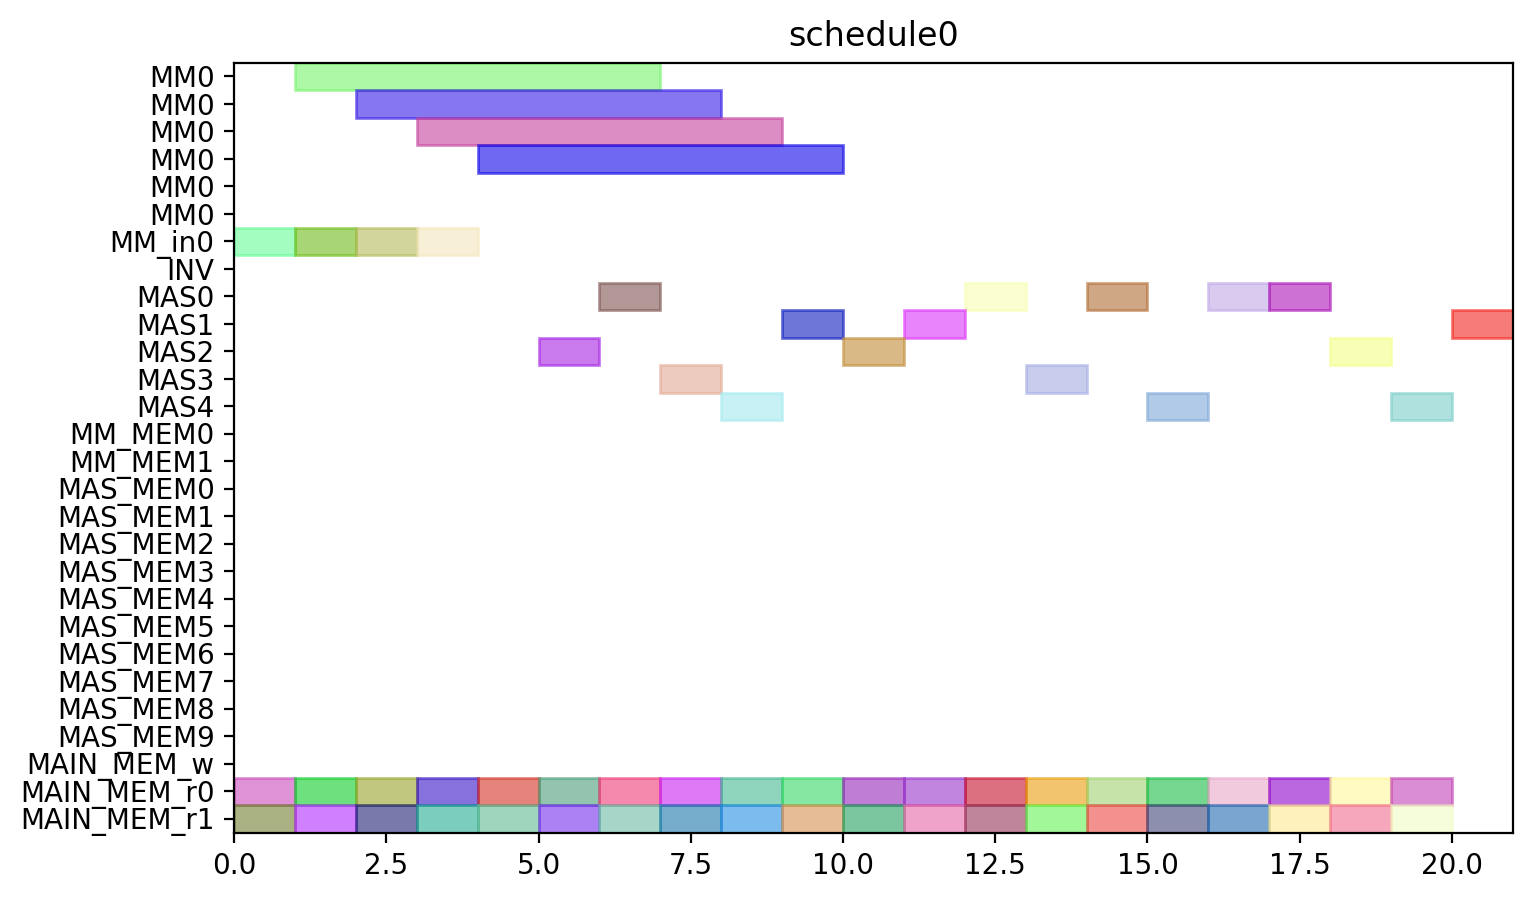

Python code for this plot:
from pyschedule import Scenario, solvers, plotters, alt


def solve():
	horizon = 90
	S = Scenario("schedule0", horizon=horizon)

	# resource
	MM = S.Resources('MM', num=1, size=6)
	MM_in = S.Resources('MM_in', num=1)
	INV = S.Resource('INV')
	MAS = S.Resources('MAS', num=5, size=1, periods=range(1, horizon))
	MM_MEM = S.Resources('MM_MEM', num=2)
	MAS_MEM = S.Resources('MAS_MEM', num=10)
	MAIN_MEM_w = S.Resource('MAIN_MEM_w', size=1)
	MAIN_MEM_r = S.Resources('MAIN_MEM_r', num=2)

	# result of previous scheduling

	# new tasks
	c_t0_a1_0 = S.Task('c_t0_a1_0', length=1, delay_cost=1)
	c_t0_a1_0 += alt(MAS)

	c_t0_a1_0_mem0 = S.Task('c_t0_a1_0_mem0', length=1, delay_cost=1)
	c_t0_a1_0_mem0 += MAIN_MEM_r[0]
	S += c_t0_a1_0_mem0 <= c_t0_a1_0

	c_t0_a1_0_mem1 = S.Task('c_t0_a1_0_mem1', length=1, delay_cost=1)
	c_t0_a1_0_mem1 += MAIN_MEM_r[1]
	S += c_t0_a1_0_mem1 <= c_t0_a1_0

	c_t0_a1_1 = S.Task('c_t0_a1_1', length=1, delay_cost=1)
	c_t0_a1_1 += alt(MAS)

	c_t0_a1_1_mem0 = S.Task('c_t0_a1_1_mem0', length=1, delay_cost=1)
	c_t0_a1_1_mem0 += MAIN_MEM_r[0]
	S += c_t0_a1_1_mem0 <= c_t0_a1_1

	c_t0_a1_1_mem1 = S.Task('c_t0_a1_1_mem1', length=1, delay_cost=1)
	c_t0_a1_1_mem1 += MAIN_MEM_r[1]
	S += c_t0_a1_1_mem1 <= c_t0_a1_1

	c_t0_t10 = S.Task('c_t0_t10', length=1, delay_cost=1)
	c_t0_t10 += alt(MAS)

	c_t0_t10_mem0 = S.Task('c_t0_t10_mem0', length=1, delay_cost=1)
	c_t0_t10_mem0 += MAIN_MEM_r[0]
	S += c_t0_t10_mem0 <= c_t0_t10

	c_t0_t10_mem1 = S.Task('c_t0_t10_mem1', length=1, delay_cost=1)
	c_t0_t10_mem1 += MAIN_MEM_r[1]
	S += c_t0_t10_mem1 <= c_t0_t10

	c_t0_t11 = S.Task('c_t0_t11', length=1, delay_cost=1)
	c_t0_t11 += alt(MAS)

	c_t0_t11_mem0 = S.Task('c_t0_t11_mem0', length=1, delay_cost=1)
	c_t0_t11_mem0 += MAIN_MEM_r[0]
	S += c_t0_t11_mem0 <= c_t0_t11

	c_t0_t11_mem1 = S.Task('c_t0_t11_mem1', length=1, delay_cost=1)
	c_t0_t11_mem1 += MAIN_MEM_r[1]
	S += c_t0_t11_mem1 <= c_t0_t11

	c_t0_t3_t0_in = S.Task('c_t0_t3_t0_in', length=1, delay_cost=1)
	c_t0_t3_t0_in += alt(MM_in)
	c_t0_t3_t0 = S.Task('c_t0_t3_t0', length=6, delay_cost=1)
	c_t0_t3_t0 += alt(MM)
	S += c_t0_t3_t0>=c_t0_t3_t0_in

	c_t0_t3_t0_mem0 = S.Task('c_t0_t3_t0_mem0', length=1, delay_cost=1)
	c_t0_t3_t0_mem0 += MAIN_MEM_r[0]
	S += c_t0_t3_t0_mem0 <= c_t0_t3_t0

	c_t0_t3_t0_mem1 = S.Task('c_t0_t3_t0_mem1', length=1, delay_cost=1)
	c_t0_t3_t0_mem1 += MAIN_MEM_r[1]
	S += c_t0_t3_t0_mem1 <= c_t0_t3_t0

	c_t0_t3_t1_in = S.Task('c_t0_t3_t1_in', length=1, delay_cost=1)
	c_t0_t3_t1_in += alt(MM_in)
	c_t0_t3_t1 = S.Task('c_t0_t3_t1', length=6, delay_cost=1)
	c_t0_t3_t1 += alt(MM)
	S += c_t0_t3_t1>=c_t0_t3_t1_in

	c_t0_t3_t1_mem0 = S.Task('c_t0_t3_t1_mem0', length=1, delay_cost=1)
	c_t0_t3_t1_mem0 += MAIN_MEM_r[0]
	S += c_t0_t3_t1_mem0 <= c_t0_t3_t1

	c_t0_t3_t1_mem1 = S.Task('c_t0_t3_t1_mem1', length=1, delay_cost=1)
	c_t0_t3_t1_mem1 += MAIN_MEM_r[1]
	S += c_t0_t3_t1_mem1 <= c_t0_t3_t1

	c_t0_t3_t2 = S.Task('c_t0_t3_t2', length=1, delay_cost=1)
	c_t0_t3_t2 += alt(MAS)

	c_t0_t3_t2_mem0 = S.Task('c_t0_t3_t2_mem0', length=1, delay_cost=1)
	c_t0_t3_t2_mem0 += MAIN_MEM_r[0]
	S += c_t0_t3_t2_mem0 <= c_t0_t3_t2

	c_t0_t3_t2_mem1 = S.Task('c_t0_t3_t2_mem1', length=1, delay_cost=1)
	c_t0_t3_t2_mem1 += MAIN_MEM_r[1]
	S += c_t0_t3_t2_mem1 <= c_t0_t3_t2

	c_t0_t3_t3 = S.Task('c_t0_t3_t3', length=1, delay_cost=1)
	c_t0_t3_t3 += alt(MAS)

	c_t0_t3_t3_mem0 = S.Task('c_t0_t3_t3_mem0', length=1, delay_cost=1)
	c_t0_t3_t3_mem0 += MAIN_MEM_r[0]
	S += c_t0_t3_t3_mem0 <= c_t0_t3_t3

	c_t0_t3_t3_mem1 = S.Task('c_t0_t3_t3_mem1', length=1, delay_cost=1)
	c_t0_t3_t3_mem1 += MAIN_MEM_r[1]
	S += c_t0_t3_t3_mem1 <= c_t0_t3_t3

	c_t1_a1_0 = S.Task('c_t1_a1_0', length=1, delay_cost=1)
	c_t1_a1_0 += alt(MAS)

	c_t1_a1_0_mem0 = S.Task('c_t1_a1_0_mem0', length=1, delay_cost=1)
	c_t1_a1_0_mem0 += MAIN_MEM_r[0]
	S += c_t1_a1_0_mem0 <= c_t1_a1_0

	c_t1_a1_0_mem1 = S.Task('c_t1_a1_0_mem1', length=1, delay_cost=1)
	c_t1_a1_0_mem1 += MAIN_MEM_r[1]
	S += c_t1_a1_0_mem1 <= c_t1_a1_0

	c_t1_a1_1 = S.Task('c_t1_a1_1', length=1, delay_cost=1)
	c_t1_a1_1 += alt(MAS)

	c_t1_a1_1_mem0 = S.Task('c_t1_a1_1_mem0', length=1, delay_cost=1)
	c_t1_a1_1_mem0 += MAIN_MEM_r[0]
	S += c_t1_a1_1_mem0 <= c_t1_a1_1

	c_t1_a1_1_mem1 = S.Task('c_t1_a1_1_mem1', length=1, delay_cost=1)
	c_t1_a1_1_mem1 += MAIN_MEM_r[1]
	S += c_t1_a1_1_mem1 <= c_t1_a1_1

	c_t1_t10 = S.Task('c_t1_t10', length=1, delay_cost=1)
	c_t1_t10 += alt(MAS)

	c_t1_t10_mem0 = S.Task('c_t1_t10_mem0', length=1, delay_cost=1)
	c_t1_t10_mem0 += MAIN_MEM_r[0]
	S += c_t1_t10_mem0 <= c_t1_t10

	c_t1_t10_mem1 = S.Task('c_t1_t10_mem1', length=1, delay_cost=1)
	c_t1_t10_mem1 += MAIN_MEM_r[1]
	S += c_t1_t10_mem1 <= c_t1_t10

	c_t1_t11 = S.Task('c_t1_t11', length=1, delay_cost=1)
	c_t1_t11 += alt(MAS)

	c_t1_t11_mem0 = S.Task('c_t1_t11_mem0', length=1, delay_cost=1)
	c_t1_t11_mem0 += MAIN_MEM_r[0]
	S += c_t1_t11_mem0 <= c_t1_t11

	c_t1_t11_mem1 = S.Task('c_t1_t11_mem1', length=1, delay_cost=1)
	c_t1_t11_mem1 += MAIN_MEM_r[1]
	S += c_t1_t11_mem1 <= c_t1_t11

	c_t1_t3_t0_in = S.Task('c_t1_t3_t0_in', length=1, delay_cost=1)
	c_t1_t3_t0_in += alt(MM_in)
	c_t1_t3_t0 = S.Task('c_t1_t3_t0', length=6, delay_cost=1)
	c_t1_t3_t0 += alt(MM)
	S += c_t1_t3_t0>=c_t1_t3_t0_in

	c_t1_t3_t0_mem0 = S.Task('c_t1_t3_t0_mem0', length=1, delay_cost=1)
	c_t1_t3_t0_mem0 += MAIN_MEM_r[0]
	S += c_t1_t3_t0_mem0 <= c_t1_t3_t0

	c_t1_t3_t0_mem1 = S.Task('c_t1_t3_t0_mem1', length=1, delay_cost=1)
	c_t1_t3_t0_mem1 += MAIN_MEM_r[1]
	S += c_t1_t3_t0_mem1 <= c_t1_t3_t0

	c_t1_t3_t1_in = S.Task('c_t1_t3_t1_in', length=1, delay_cost=1)
	c_t1_t3_t1_in += alt(MM_in)
	c_t1_t3_t1 = S.Task('c_t1_t3_t1', length=6, delay_cost=1)
	c_t1_t3_t1 += alt(MM)
	S += c_t1_t3_t1>=c_t1_t3_t1_in

	c_t1_t3_t1_mem0 = S.Task('c_t1_t3_t1_mem0', length=1, delay_cost=1)
	c_t1_t3_t1_mem0 += MAIN_MEM_r[0]
	S += c_t1_t3_t1_mem0 <= c_t1_t3_t1

	c_t1_t3_t1_mem1 = S.Task('c_t1_t3_t1_mem1', length=1, delay_cost=1)
	c_t1_t3_t1_mem1 += MAIN_MEM_r[1]
	S += c_t1_t3_t1_mem1 <= c_t1_t3_t1

	c_t1_t3_t2 = S.Task('c_t1_t3_t2', length=1, delay_cost=1)
	c_t1_t3_t2 += alt(MAS)

	c_t1_t3_t2_mem0 = S.Task('c_t1_t3_t2_mem0', length=1, delay_cost=1)
	c_t1_t3_t2_mem0 += MAIN_MEM_r[0]
	S += c_t1_t3_t2_mem0 <= c_t1_t3_t2

	c_t1_t3_t2_mem1 = S.Task('c_t1_t3_t2_mem1', length=1, delay_cost=1)
	c_t1_t3_t2_mem1 += MAIN_MEM_r[1]
	S += c_t1_t3_t2_mem1 <= c_t1_t3_t2

	c_t1_t3_t3 = S.Task('c_t1_t3_t3', length=1, delay_cost=1)
	c_t1_t3_t3 += alt(MAS)

	c_t1_t3_t3_mem0 = S.Task('c_t1_t3_t3_mem0', length=1, delay_cost=1)
	c_t1_t3_t3_mem0 += MAIN_MEM_r[0]
	S += c_t1_t3_t3_mem0 <= c_t1_t3_t3

	c_t1_t3_t3_mem1 = S.Task('c_t1_t3_t3_mem1', length=1, delay_cost=1)
	c_t1_t3_t3_mem1 += MAIN_MEM_r[1]
	S += c_t1_t3_t3_mem1 <= c_t1_t3_t3

	c_t2_a1_0 = S.Task('c_t2_a1_0', length=1, delay_cost=1)
	c_t2_a1_0 += alt(MAS)

	c_t2_a1_0_mem0 = S.Task('c_t2_a1_0_mem0', length=1, delay_cost=1)
	c_t2_a1_0_mem0 += MAIN_MEM_r[0]
	S += c_t2_a1_0_mem0 <= c_t2_a1_0

	c_t2_a1_0_mem1 = S.Task('c_t2_a1_0_mem1', length=1, delay_cost=1)
	c_t2_a1_0_mem1 += MAIN_MEM_r[1]
	S += c_t2_a1_0_mem1 <= c_t2_a1_0

	c_t2_a1_1 = S.Task('c_t2_a1_1', length=1, delay_cost=1)
	c_t2_a1_1 += alt(MAS)

	c_t2_a1_1_mem0 = S.Task('c_t2_a1_1_mem0', length=1, delay_cost=1)
	c_t2_a1_1_mem0 += MAIN_MEM_r[0]
	S += c_t2_a1_1_mem0 <= c_t2_a1_1

	c_t2_a1_1_mem1 = S.Task('c_t2_a1_1_mem1', length=1, delay_cost=1)
	c_t2_a1_1_mem1 += MAIN_MEM_r[1]
	S += c_t2_a1_1_mem1 <= c_t2_a1_1

	c_t2_t10 = S.Task('c_t2_t10', length=1, delay_cost=1)
	c_t2_t10 += alt(MAS)

	c_t2_t10_mem0 = S.Task('c_t2_t10_mem0', length=1, delay_cost=1)
	c_t2_t10_mem0 += MAIN_MEM_r[0]
	S += c_t2_t10_mem0 <= c_t2_t10

	c_t2_t10_mem1 = S.Task('c_t2_t10_mem1', length=1, delay_cost=1)
	c_t2_t10_mem1 += MAIN_MEM_r[1]
	S += c_t2_t10_mem1 <= c_t2_t10

	c_t2_t11 = S.Task('c_t2_t11', length=1, delay_cost=1)
	c_t2_t11 += alt(MAS)

	c_t2_t11_mem0 = S.Task('c_t2_t11_mem0', length=1, delay_cost=1)
	c_t2_t11_mem0 += MAIN_MEM_r[0]
	S += c_t2_t11_mem0 <= c_t2_t11

	c_t2_t11_mem1 = S.Task('c_t2_t11_mem1', length=1, delay_cost=1)
	c_t2_t11_mem1 += MAIN_MEM_r[1]
	S += c_t2_t11_mem1 <= c_t2_t11

	solvers.mip.solve(S,msg=1,kind='CPLEX',ratio_gap=1.01)

	solution = [['hoge']*len(S.solution()[1]) for i in range(len(S.solution()))]
	for i in range(len(S.solution())):
		for j in range(len(S.solution()[i])):
			solution[i][j]=str(S.solution()[i][j])
	print(solution)

	cycles = int(solution[-1][3])

	pic_file_name = "/home/mfukuda/ABE/python/multiRAM_multiMAS/scheduling_result/stage6MM1_stage1MAS5/SQR/schedule0.png"
	if(S.solution() != []):
		plotters.matplotlib.plot(S,img_filename=pic_file_name, show_task_labels=False, fig_size=(cycles*0.25+3, 5))

	return solution
